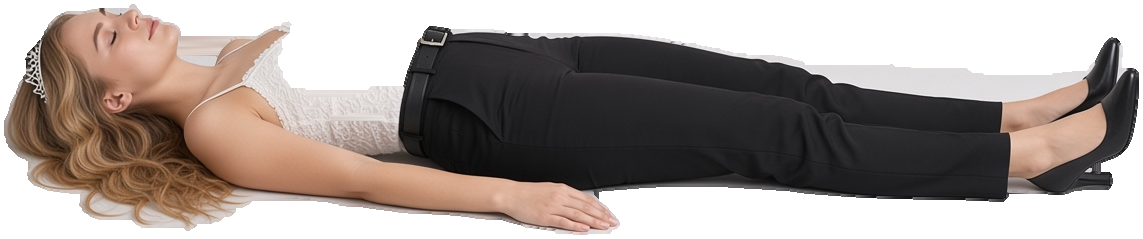
#> input picture assets/frames/fr01_down.png, 1143 x 239 px, given in place of fr01_down.png.jpg, which was not available
$ python make_fr_frames.py ../assets/frames/fr01_down.png
#> lines starting #> are read from the running program, lines starting #| are printed output that depends on the picture; after the words box and inside, x2 and y2 are one past the last pixel; in counts of white or black regions, pixels touching at a corner belong together; pictures that were not available may be replaced by others from this repository, and a replacement may not be noted
#!/usr/bin/env python3
"""フランス候補写真をビルボード用透過 PNG にする。

白い床だまりは捨てる。横向きで胴の外に出る白いキャミソールとティアラは残す。
"""
import json
import os
import sys
from collections import deque

import numpy as np
from PIL import Image, ImageFilter

SRC = '/workspace/kessen/assets/fr_candidates'
OUT = '/workspace/kessen/assets/frames'
VIEWS = ['front', 'front_diag', 'side', 'back', 'down']


def src_path(gid, view):
    return os.path.join(SRC, f'{gid}.jpg' if view == 'front' else f'{gid}_{view}.jpg')


def dilate_dist(seed, maxd):
    dist = np.full(seed.shape, 255, np.uint8)
    dist[seed] = 0
    cur = seed
    for d in range(1, maxd + 1):
        nxt = np.asarray(Image.fromarray((cur.astype(np.uint8) * 255), 'L').filter(ImageFilter.MaxFilter(3))) > 127
        fresh = nxt & (dist == 255)
        if not fresh.any():
            break
        dist[fresh] = d
        cur = nxt
    return dist


def bright_components(mask):
    h, w = mask.shape
    seen = np.zeros((h, w), np.uint8)
    ys, xs = np.nonzero(mask)
    comps = []
    for y, x in zip(ys.tolist(), xs.tolist()):
        if seen[y, x]:
            continue
        q = deque([(y, x)])
        seen[y, x] = 1
        cells = [(y, x)]
        while q:
            cy, cx = q.pop()
            for ny, nx in ((cy - 1, cx), (cy + 1, cx), (cy, cx - 1), (cy, cx + 1)):
                if ny < 0 or nx < 0 or ny >= h or nx >= w or seen[ny, nx] or not mask[ny, nx]:
                    continue
                seen[ny, nx] = 1
                q.append((ny, nx))
                cells.append((ny, nx))
        comps.append(cells)
    return comps


def fill_gaps(mask, allow, max_gap, y0, y1):
    out = mask.copy()
    h, w = mask.shape
    y0 = max(0, y0)
    y1 = min(h, y1)
    for y in range(y0, y1):
        xs = np.nonzero(mask[y])[0]
        if xs.size < 2:
            continue
        for i in range(int(xs.size) - 1):
            a, b = int(xs[i]), int(xs[i + 1])
            if 0 < b - a - 1 <= max_gap and allow[y, a + 1:b].all():
                out[y, a + 1:b] = True
    for x in range(w):
        ys = np.nonzero(out[y0:y1, x])[0]
        if ys.size < 2:
            continue
        for i in range(int(ys.size) - 1):
            a, b = int(ys[i]), int(ys[i + 1])
            if 0 < b - a - 1 <= max_gap and allow[y0 + a + 1:y0 + b, x].all():
                out[y0 + a + 1:y0 + b, x] = True
    return out


def bleed(rgb, mask, times):
    color = rgb.astype(np.uint8).copy()
    m = mask.copy()
    h, w = m.shape
    for _ in range(times):
        acc = np.zeros((h, w, 3), np.float32)
        cnt = np.zeros((h, w), np.float32)
        for dy, dx in ((0, 1), (0, -1), (1, 0), (-1, 0)):
            sm = np.roll(np.roll(m, dy, 0), dx, 1)
            sc = np.roll(np.roll(color, dy, 0), dx, 1)
            if dy > 0:
                sm[:dy] = False
            elif dy < 0:
                sm[dy:] = False
            if dx > 0:
                sm[:, :dx] = False
            elif dx < 0:
                sm[:, dx:] = False
            acc += sc * sm[:, :, None]
            cnt += sm
        add = (cnt > 0) & ~m
        if not add.any():
            break
        color[add] = (acc[add] / cnt[add, None]).astype(np.uint8)
        m |= add
    return color, m


def cutout(path):
    rgb = np.asarray(Image.open(path).convert('RGB'))
    arr = rgb.astype(np.int16)
    h, w = arr.shape[:2]
#> h = 239; w = 1143
    lum = arr.mean(axis=2)
    chroma = arr.max(axis=2) - arr.min(axis=2)
    # 背景のグレー（端が少し暗い）は入れない。肌・髪・黒服・靴だけ。
    seed = (chroma > 16) | (lum < 108)
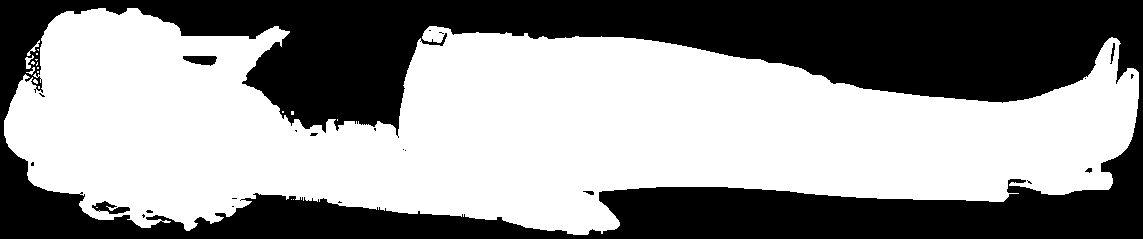
#> seed: shape (239, 1143) bool; 57.2% white; 23 black regions (17 under 20 px), largest, box (x1, y1, x2, y2) and area: (0, 0, 1143, 239) 116264, (183, 56, 217, 66) 247, (92, 201, 130, 214) 240, (1110, 43, 1115, 64) 44, (583, 191, 594, 195) 28, (1085, 168, 1092, 173) 23
    seed[:2, :] = False
    seed[-2:, :] = False
    seed[:, :2] = False
    seed[:, -2:] = False
    if int(seed.sum()) < 80:
        seed = (chroma > 12) | (lum < 130)
    ys = np.nonzero(seed.any(axis=1))[0]
#> ys = 227 values from 8 to 234
    xs = np.nonzero(seed.any(axis=0))[0]
#> xs = 1135 values from 4 to 1138
    if ys.size < 4:
        return Image.fromarray(np.dstack([rgb, np.full((h, w), 255, np.uint8)]), 'RGBA')
    head, feet = int(ys.min()), int(ys.max())
#> head = 8; feet = 234
    lying = (int(xs.max()) - int(xs.min())) > (feet - head) * 1.6
#> lying = True
    dist = dilate_dist(seed, 74)
#> after the loop in dilate_dist, `for d in range(1, maxd + 1):`:
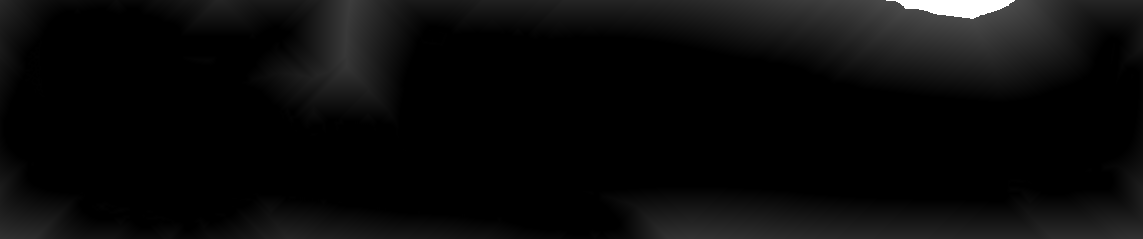
#> dist: shape (239, 1143); min 0, max 255, mean 10.5
    waist = head + int((feet - head) * 0.56)
#> waist = 134
    bright = (lum >= 222) & (chroma <= 20)
#> bright: shape (239, 1143) bool; 8.5% white; 231 white regions (211 under 20 px), largest, box (x1, y1, x2, y2) and area: (245, 9, 422, 113) 9394, (754, 198, 1143, 239) 6618, (691, 43, 1094, 102) 5114
    keep_b = np.zeros((h, w), np.bool_)
    for cells in bright_components(bright):
#> in bright_components, `h, w = mask.shape`: h = 239; w = 1143
        n = len(cells)
        if n < 6 or n > 9000:
            continue
        cys = [c[0] for c in cells]
        cxs = [c[1] for c in cells]
        if (max(cxs) - min(cxs)) > 280 or (max(cys) - min(cys)) > 380:
            continue
        cy = sum(cys) / n
        step = max(1, n // 30)
        mind = min(int(dist[cys[i], cxs[i]]) for i in range(0, n, step))
        if lying:
            if mind > 26 or cy > feet - 4:
                continue
        elif cy > feet - 10 or cy > waist or mind > 72:
            continue
        for cy_, cx_ in cells:
            keep_b[cy_, cx_] = True
#> this loop made 369 passes
#> keep_b: shape (239, 1143) bool; 2.5% white; 57 white regions (34 under 20 px), largest, box (x1, y1, x2, y2) and area: (810, 62, 1094, 102) 4691, (1126, 103, 1143, 158) 444, (691, 43, 760, 58) 228
    mask = seed | keep_b
#> mask: shape (239, 1143) bool; 59.7% white; 182 black regions (169 under 20 px), largest, box (x1, y1, x2, y2) and area: (0, 0, 1143, 239) 108371, (183, 56, 217, 66) 247, (92, 201, 130, 214) 240
    fill_to = feet if lying else waist
#> fill_to = 234
    # 輪郭の内側（腕と腕のあいだのキャミ）を埋める。広い隙間は脇や床なので渡さない。
    for y in range(max(0, head - 2), fill_to):
        cols = np.nonzero(mask[y])[0]
        if cols.size < 2:
            continue
        spans = []
        s = prev = int(cols[0])
        for x in cols[1:]:
            x = int(x)
            if x - prev > (36 if lying else 48):
                spans.append((s, prev))
                s = x
            prev = x
        spans.append((s, prev))
        for a, b in spans:
            if b - a >= 8:
                mask[y, a:b + 1] = True
#> this loop made 228 passes
#> mask: shape (239, 1143) bool; 62.4% white; 8 black regions, largest, box (x1, y1, x2, y2) and area: (0, 0, 1143, 239) 101894, (286, 113, 383, 119) 413, (356, 113, 398, 115) 81
    lace = (lum > 188) | (chroma > 14) | (lum < 150)
#> lace: shape (239, 1143) bool; 99.3% white; 186 black regions (181 under 20 px), largest, box (x1, y1, x2, y2) and area: (599, 187, 828, 196) 796, (0, 96, 28, 164) 375, (1007, 189, 1036, 194) 92, (1066, 190, 1104, 195) 76, (32, 35, 42, 42) 23
    cloth = (lum < 160) | (chroma > 16)
#> cloth: shape (239, 1143) bool; 57.6% white; 25 black regions (21 under 20 px), largest, box (x1, y1, x2, y2) and area: (0, 0, 1143, 239) 115252, (183, 56, 217, 66) 247, (92, 201, 130, 214) 240, (1007, 189, 1023, 193) 34
    mask = fill_gaps(mask, lace, 6, max(0, head - 6), fill_to)
#> after the loop in fill_gaps, `for x in range(w):`:
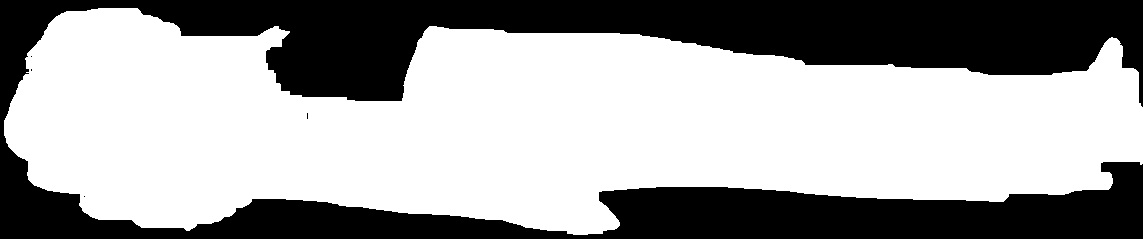
#> out: shape (239, 1143) bool; 62.8% white; 5 black regions (4 under 20 px), largest, box (x1, y1, x2, y2) and area: (0, 0, 1143, 239) 101732
    if not lying:
        mask = fill_gaps(mask, cloth, 3, waist, min(h, feet + 2))
        mask[max(0, feet - 12):, :] = seed[max(0, feet - 12):, :]
    else:
        bottom = np.full(w, -1, np.int32)
#> bottom = 1143 values from -1 to -1
        for x in range(w):
            col = np.nonzero(seed[:, x])[0]
            if col.size:
                bottom[x] = int(col[-1])
#> after the loop, bottom = 1143 values, max 234 at index 573, min -1 at index 0, mean 199.8
        floorish = (chroma < 22) & (lum > 165) & ~seed
#> floorish: shape (239, 1143) bool; 42.3% white; 25 white regions (21 under 20 px), largest, box (x1, y1, x2, y2) and area: (0, 0, 1143, 239) 114978, (183, 56, 217, 66) 247, (92, 201, 130, 214) 240, (422, 33, 447, 45) 63
        for x in range(w):
            if bottom[x] < 0:
                continue
            yb = int(bottom[x]) + 3
            if yb < h:
                mask[yb:, x] &= ~floorish[yb:, x]
#> this loop made 1143 passes
#> yb on passes 5 to 7: 138, 140, 145
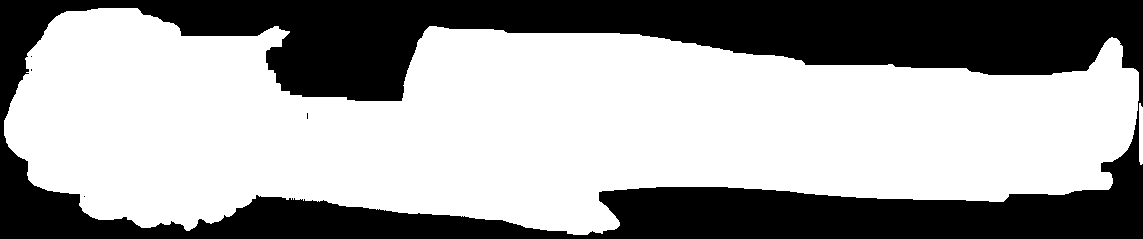
#> mask: shape (239, 1143) bool; 62.5% white; 5 black regions (4 under 20 px), largest, box (x1, y1, x2, y2) and area: (0, 0, 1143, 239) 102445
    # 細い抜け（レースの影）を閉じる
    sub0, sub1 = max(0, head - 2), min(h, fill_to)
#> sub0 = 6; sub1 = 234
    if sub1 - sub0 > 8:
        closed = np.asarray(Image.fromarray((mask[sub0:sub1].astype(np.uint8) * 255), 'L').filter(ImageFilter.MaxFilter(5)).filter(ImageFilter.MinFilter(5))) > 127
#> closed: shape (228, 1143) bool; 65.6% white; 3 black regions, box (x1, y1, x2, y2) and area: (138, 0, 1143, 97) 49340, (599, 124, 1143, 228) 23023, (0, 0, 567, 228) 17292
        mask[sub0:sub1] |= closed
#> mask: shape (239, 1143) bool; 62.6% white; 1 black region, box (x1, y1, x2, y2) and area: (0, 0, 1143, 239) 102213
    color, mask = bleed(rgb, mask, 2)
#> after the loop in bleed, `for _ in range(times):`:
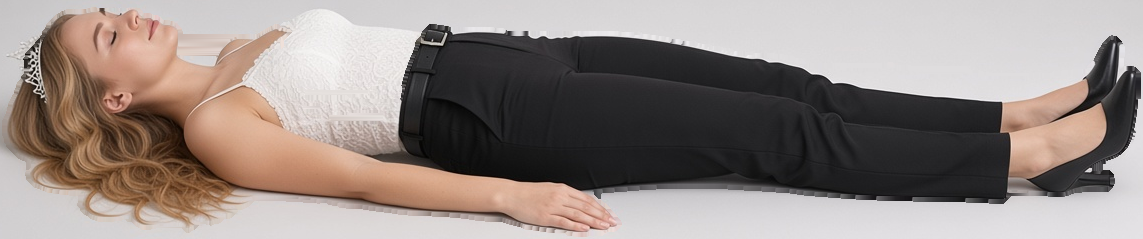
#> color: shape (239, 1143, 3); mean R, G, B 148.4, 137.3, 132.5
#> after the loop in bleed, `for _ in range(times):`:
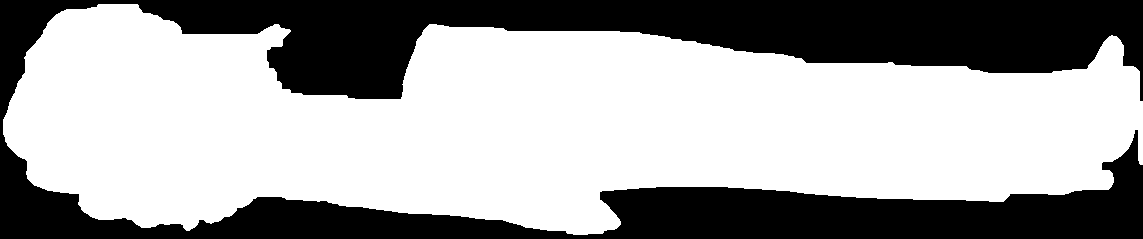
#> sm: shape (239, 1143) bool; 63.6% white; 1 black region, box (x1, y1, x2, y2) and area: (0, 0, 1143, 239) 99437
    aa = mask.astype(np.uint8) * 255
#> aa: shape (239, 1143); 64.6% white; 1 black region, box (x1, y1, x2, y2) and area: (0, 0, 1143, 239) 96696
    cols = mask.sum(axis=0)
#> cols = 1143 values, max 223 at index 136, min 0 at index 0, mean 154.4
    rows = mask.sum(axis=1)
#> rows = 239 values, max 1141 at index 120, min 0 at index 0, mean 738.4
    xs2 = np.nonzero(cols > 2)[0]
#> xs2 = 1141 values from 2 to 1142
    ys2 = np.nonzero(rows > 2)[0]
#> ys2 = 233 values from 4 to 236
    if xs2.size < 4 or ys2.size < 4:
        return Image.fromarray(np.dstack([color, aa]), 'RGBA')
    pad = 4
    x0, x1 = max(0, int(xs2[0]) - pad), min(w, int(xs2[-1]) + pad + 1)
#> x0 = 0; x1 = 1143
    y0, y1 = max(0, int(ys2[0]) - pad), min(h, int(ys2[-1]) + pad + 1)
#> y0 = 0; y1 = 239
    return Image.fromarray(np.dstack([color, aa]), 'RGBA').crop((x0, y0, x1, y1))
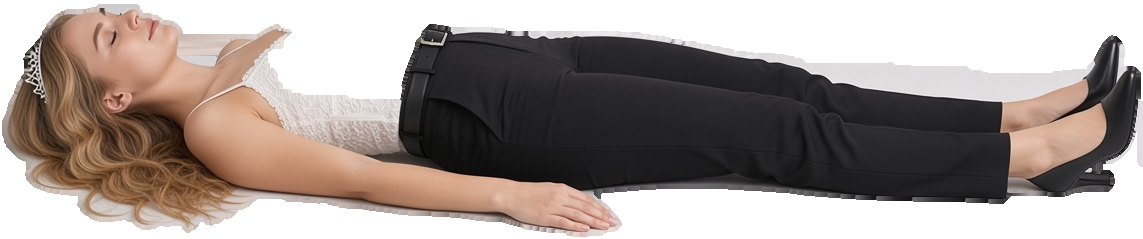
#> returned value: PIL image 1143x239 RGBA; mean R, G, B, A 148.4, 137.3, 132.5, 164.7; transparent parts drawn white


def feet_ax(im):
    a = np.array(im.split()[-1])
    h, w = a.shape
    band = a[int(h * 0.86):, :]
    xs = np.nonzero(band > 40)[1]
    if xs.size < 4:
        xs = np.nonzero(a > 40)[1]
    if xs.size < 4:
        return 0.5
    return float(np.median(xs) / w)


def meta_of(im, view, front_h):
    w, h = im.size
    aspect = w / h
    if view == 'down':
        hk = (h / w) * 1.05
        ax = 0.5
        d = -1
    else:
        hk = 1.02 * (h / front_h)
        ax = feet_ax(im)
        d = 0 if view in ('front', 'back') else 1
    return {'hk': round(hk, 4), 'aspect': round(aspect, 4), 'ax': round(ax, 4), 'dir': d}


def main():
    only = sys.argv[1:]
    girls = {}
    ids = only or [f'fr{i:02d}' for i in range(1, 11)]
    for gid in ids:
        cuts = {}
        for v in VIEWS:
            im = cutout(src_path(gid, v))
            cuts[v] = im
        front_h = cuts['front'].size[1]
        girls[gid] = {}
        for v, im in cuts.items():
            if v != 'down' and v != 'front':
                nh = front_h
                nw = max(8, int(round(im.size[0] * nh / im.size[1])))
                im = im.resize((nw, nh), Image.Resampling.LANCZOS)
            fn = f'{gid}_{v}.png'
            im.save(os.path.join(OUT, fn))
            m = meta_of(im, v, front_h)
            m['file'] = 'assets/frames/' + fn
            girls[gid][v] = m
            print(f'{gid} {v:12} {im.size[0]:4}x{im.size[1]:<4} hk {m["hk"]:.3f} ax {m["ax"]:.3f} aspect {m["aspect"]:.3f}', flush=True)
    if only:
        return
    js = '// フランス人形の見え方（tools/make_fr_frames.py）\n'
    js += '(function(){var X=' + json.dumps(girls, ensure_ascii=False) + ';'
    js += 'window.FRAME_META=window.FRAME_META||{};for(var k in X)window.FRAME_META[k]=X[k];})();\n'
    with open(os.path.join(OUT, 'frames_fr.js'), 'w') as f:
        f.write(js)
    cell_w, cell_h = 180, 340
    sheet = Image.new('RGB', (cell_w * 5, cell_h * 10), (28, 32, 38))
    for i in range(1, 11):
        gid = f'fr{i:02d}'
        for j, v in enumerate(VIEWS):
            im = Image.open(os.path.join(OUT, f'{gid}_{v}.png')).convert('RGBA')
            sc = min((cell_w - 8) / im.size[0], (cell_h - 8) / im.size[1])
            im = im.resize((max(1, int(im.size[0] * sc)), max(1, int(im.size[1] * sc))), Image.Resampling.LANCZOS)
            bg = Image.new('RGBA', im.size, (28, 32, 38, 255))
            bg.alpha_composite(im)
            x = j * cell_w + (cell_w - im.size[0]) // 2
            y = (i - 1) * cell_h + cell_h - im.size[1] - 6
            sheet.paste(bg.convert('RGB'), (x, y))
    os.makedirs('/workspace/screenshots', exist_ok=True)
    sheet.save('/workspace/screenshots/fr_sheet.jpg', quality=85)
    print('sheet', sheet.size)


if __name__ == '__main__':
#> (the run stopped early here; a loop or call above may not have finished)
